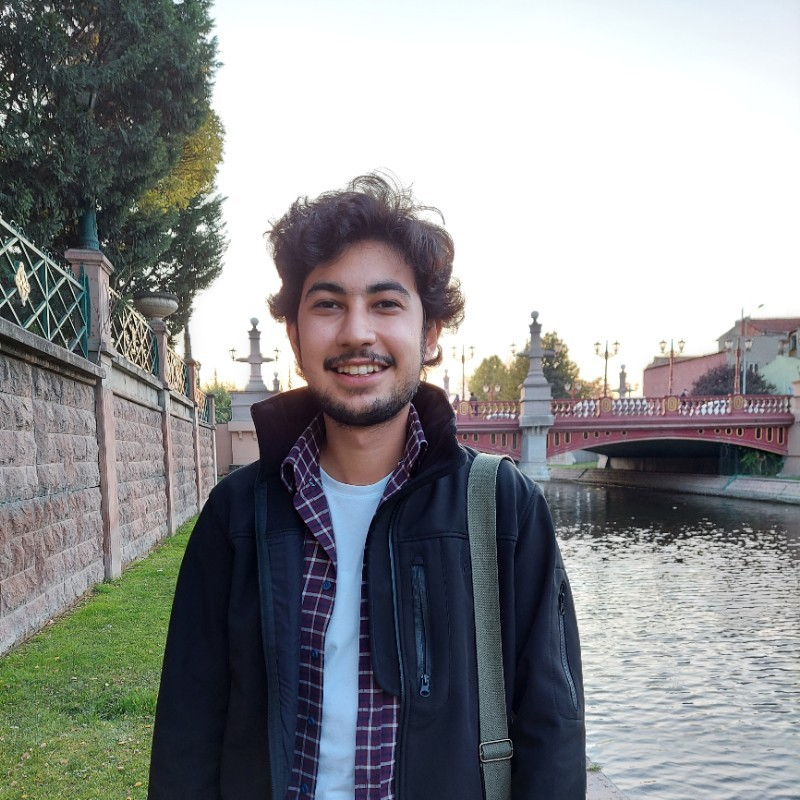
#> input picture resources/linkedin_photo.jpeg, 800 x 800 px, found by its file name
$ python chapter6.py
#> lines starting #> are read from the running program, lines starting #| are printed output that depends on the picture
# Joining images
import cv2
import numpy as np
path = "/home/suleyman/PycharmProjects/pythonProject/resources/"

# Helper function for multiple joining features
def stackImages(imgArray,scale,lables=[]):
    sizeW = imgArray[0][0].shape[1]
    sizeH = imgArray[0][0].shape[0]
    rows = len(imgArray)
    cols = len(imgArray[0])
    rowsAvailable = isinstance(imgArray[0], list)
    width = imgArray[0][0].shape[1]
    height = imgArray[0][0].shape[0]
    if rowsAvailable:
        for x in range ( 0, rows):
            for y in range(0, cols):
                imgArray[x][y] = cv2.resize(imgArray[x][y], (sizeW, sizeH), None, scale, scale)
                if len(imgArray[x][y].shape) == 2: imgArray[x][y]= cv2.cvtColor( imgArray[x][y], cv2.COLOR_GRAY2BGR)
        imageBlank = np.zeros((height, width, 3), np.uint8)
        hor = [imageBlank]*rows
        hor_con = [imageBlank]*rows
        for x in range(0, rows):
            hor[x] = np.hstack(imgArray[x])
            hor_con[x] = np.concatenate(imgArray[x])
        ver = np.vstack(hor)
        ver_con = np.concatenate(hor)
    else:
        for x in range(0, rows):
            imgArray[x] = cv2.resize(imgArray[x], (sizeW, sizeH), None, scale, scale)
            if len(imgArray[x].shape) == 2: imgArray[x] = cv2.cvtColor(imgArray[x], cv2.COLOR_GRAY2BGR)
        hor= np.hstack(imgArray)
        hor_con= np.concatenate(imgArray)
        ver = hor
    if len(lables) != 0:
        eachImgWidth= int(ver.shape[1] / cols)
        eachImgHeight = int(ver.shape[0] / rows)
        print(eachImgHeight)
        for d in range(0, rows):
            for c in range (0,cols):
                cv2.rectangle(ver,(c*eachImgWidth,eachImgHeight*d),(c*eachImgWidth+len(lables[d][c])*13+27,30+eachImgHeight*d),(255,255,255),cv2.FILLED)
                cv2.putText(ver,lables[d][c],(eachImgWidth*c+10,eachImgHeight*d+20),cv2.FONT_HERSHEY_COMPLEX,0.7,(255,0,255),2)
    return ver


img = cv2.imread(path + "linkedin_photo.jpeg")
#> img is the input picture: shape (800, 800, 3); mean B, G, R 143.9, 142.6, 140.9
imgGray = cv2.cvtColor(img, cv2.COLOR_BGR2GRAY)
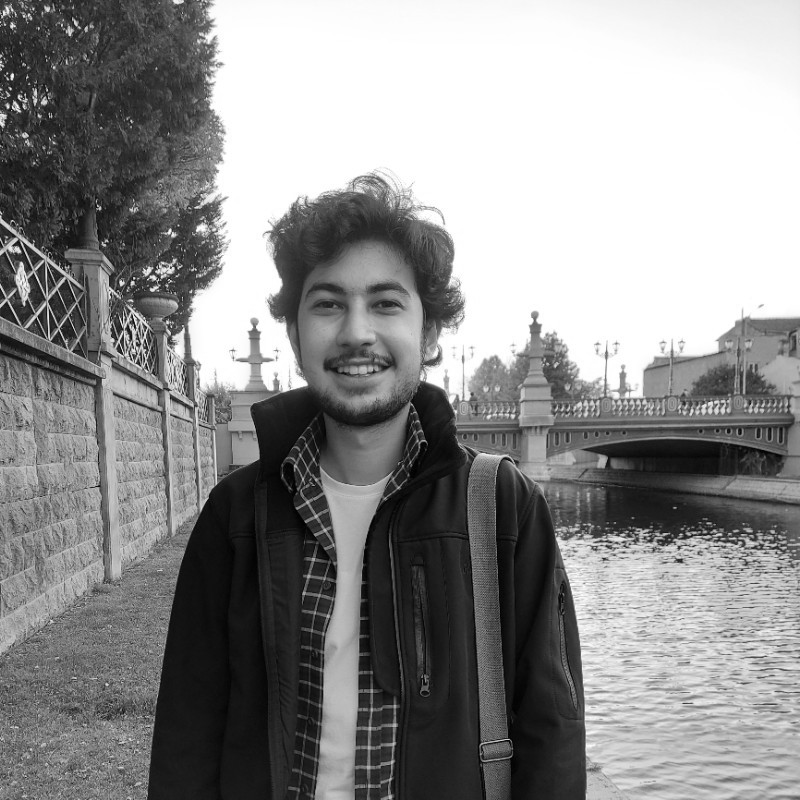
#> imgGray: shape (800, 800); min 1, max 255, mean 142.2
imgStack = stackImages([[img, imgGray, img], [img, img, img]], 10)
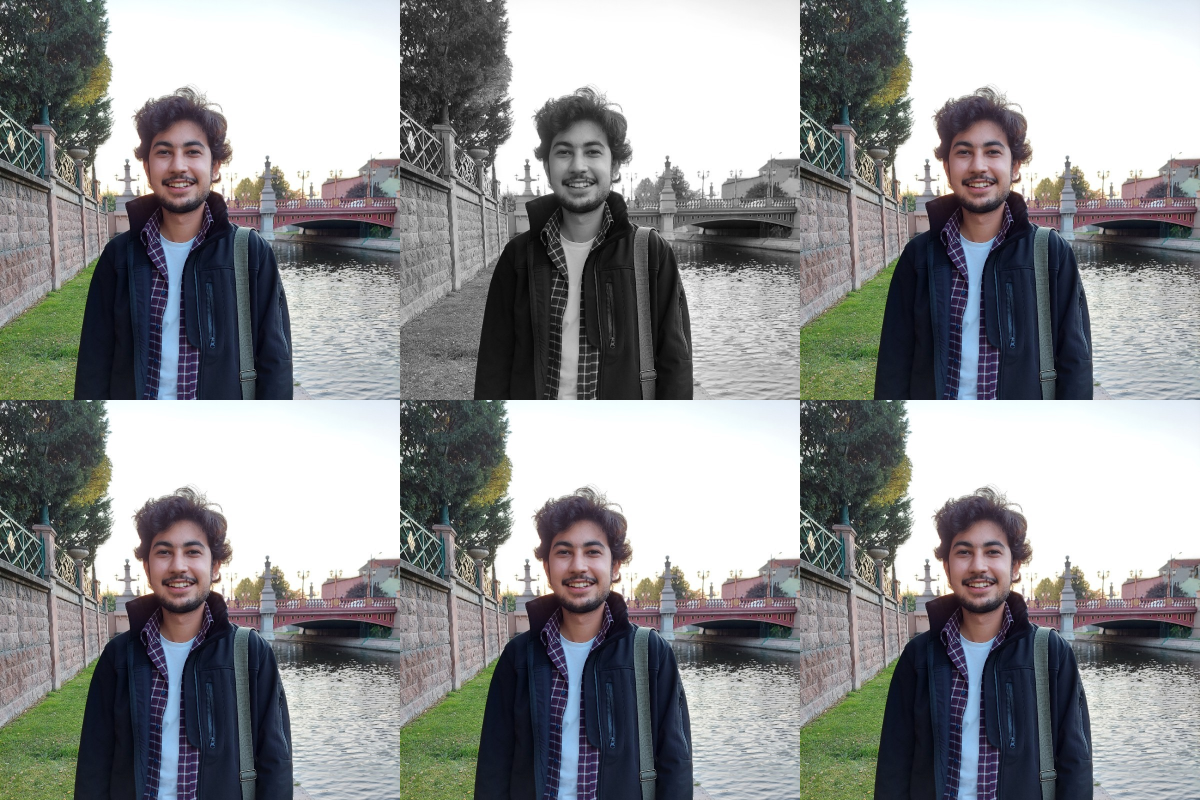
#> imgStack: shape (1600, 2400, 3) (shown at 1/2 size); mean B, G, R 143.6, 142.5, 141.1
cv2.imshow("image stack", imgStack)

# [5 lines of commented-out code are left out]
cv2.waitKey(0)

$ run again, with resources/shapes.png saved as resources/linkedin_photo.jpeg
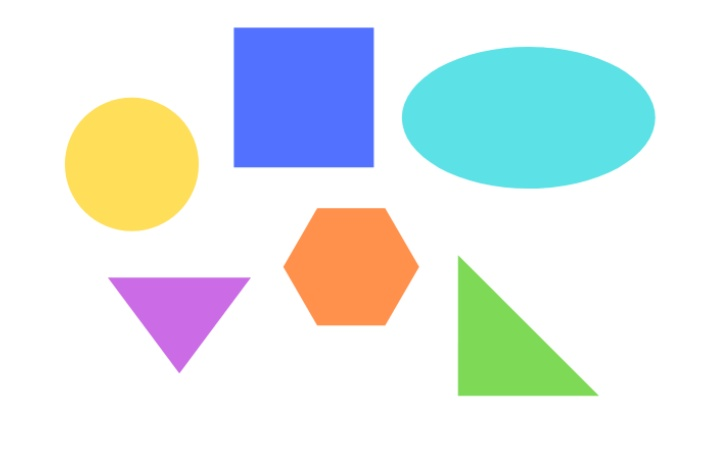
#> input picture resources/shapes.png, 717 x 463 px, found by its file name
#> img is the input picture: shape (463, 717, 3); mean B, G, R 233.7, 234.5, 225.9
#> `imgGray = cv2.cvtColor(img, cv2.COLOR_BGR2GRAY)`:
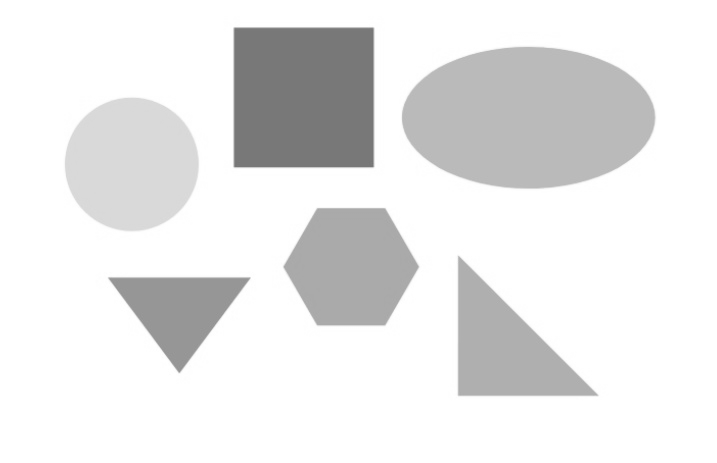
#> imgGray: shape (463, 717); min 116, max 255, mean 231.9
#> `imgStack = stackImages([[img, imgGray, img], [img, img, img]], 10)`:
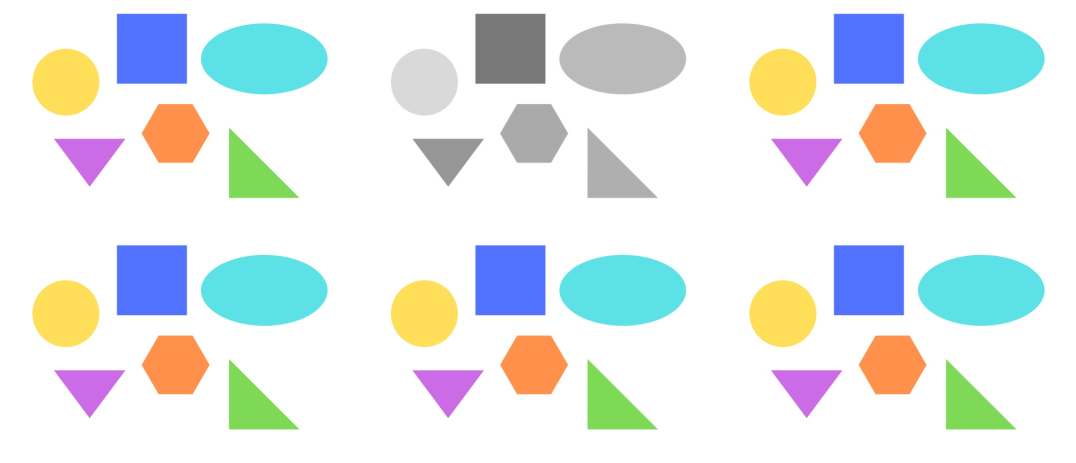
#> imgStack: shape (926, 2151, 3) (shown at 1/2 size); mean B, G, R 233.4, 234.1, 226.9
